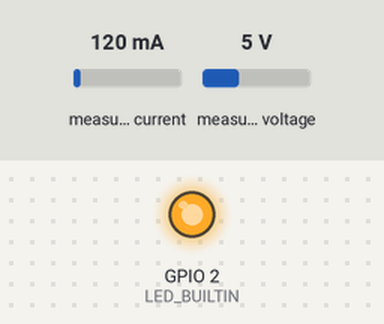
The sketch below on a simulated ESP32. On the bench: output pins drawn as LEDs (lit = HIGH). Inputs (shaded band) come from the test bench; at power-on: measured current 120 mA, measured voltage 5 V. WiFi joins after 1.5 s; servers stay silent unless stated; uploads are accepted with an empty reply; what the sketch prints to the serial monitor is not drawn.

Above: at 18.9 s.
Timing chart, 0 to 22.9 s (numbered marks = the images above):
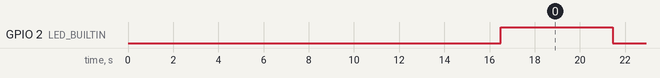

Measured:
- by itself, GPIO 2 (LED_BUILTIN): alternates HIGH for 0.10 s and LOW for 4.8 s

The sketch:

IoTSinglePhaseLoadMonitorESP32.ino
```cpp
#include <WiFi.h>
#include <HTTPClient.h>
#include <PZEM004Tv30.h>
#include <Wire.h>

// Initialize PZEM objects with hardware serial and pins
HardwareSerial mySerial1(1);
HardwareSerial mySerial2(2);
HardwareSerial mySerial3(3);
HardwareSerial mySerial4(4);
HardwareSerial mySerial5(5);

PZEM004Tv30 pzem1(mySerial1, 16, 17);
PZEM004Tv30 pzem2(mySerial2, 18, 19);
PZEM004Tv30 pzem3(mySerial3, 21, 22);
PZEM004Tv30 pzem4(mySerial4, 23, 25);
PZEM004Tv30 pzem5(mySerial5, 26, 27);

#define WIFI_SSID "PGCJio"
#define WIFI_PASSWORD "987654321"
#define LED_BUILTIN 2

void setup() {
    Serial.begin(9600);

    // Initialize LED pin if available on your ESP32 module
    #ifdef LED_BUILTIN
    pinMode(LED_BUILTIN, OUTPUT);
    #endif

    WiFi.begin(WIFI_SSID, WIFI_PASSWORD);
    Serial.print("Connecting to Wi-Fi");
    while (WiFi.status() != WL_CONNECTED) {
        Serial.print(".");
        delay(300);
    }
    Serial.println();
    Serial.print("Connected with IP: ");
    Serial.println(WiFi.localIP());
    Serial.println();

    // Turn on LED if available
    #ifdef LED_BUILTIN
    digitalWrite(LED_BUILTIN, LOW);
    delay(15000);
    digitalWrite(LED_BUILTIN, HIGH);
    #endif
}

void loop() {
    if (WiFi.status() == WL_CONNECTED) {
        HTTPClient http;

        float voltage[5], current[5], power[5], energy[5], frequency[5], pf[5];

        voltage[0] = pzem1.voltage();   current[0] = pzem1.current();   power[0] = pzem1.power();   energy[0] = pzem1.energy();   frequency[0] = pzem1.frequency();   pf[0] = pzem1.pf();
        voltage[1] = pzem2.voltage();  current[1] = pzem2.current();  power[1] = pzem2.power();  energy[1] = pzem2.energy();  frequency[1] = pzem2.frequency();  pf[1] = pzem2.pf();
        voltage[2] = pzem3.voltage();  current[2] = pzem3.current();  power[2] = pzem3.power();  energy[2] = pzem3.energy();  frequency[2] = pzem3.frequency();  pf[2] = pzem3.pf();
        voltage[3] = pzem4.voltage();  current[3] = pzem4.current();  power[3] = pzem4.power();  energy[3] = pzem4.energy();  frequency[3] = pzem4.frequency();  pf[3] = pzem4.pf();
        voltage[4] = pzem5.voltage();  current[4] = pzem5.current();  power[4] = pzem5.power();  energy[4] = pzem5.energy();  frequency[4] = pzem5.frequency();  pf[4] = pzem5.pf();

        String postData = "";
        for (int i = 0; i < 5; i++) {
            postData += "Voltage" + String(i+1) + "=" + String(voltage[i]) + "&";
            postData += "Current" + String(i+1) + "=" + String(current[i]) + "&";
            postData += "Power" + String(i+1) + "=" + String(power[i]) + "&";
            postData += "Frequency" + String(i+1) + "=" + String(frequency[i]) + "&";
            postData += "PowerFactor" + String(i+1) + "=" + String(pf[i]) + "&";
            postData += "Energy" + String(i+1) + "=" + String(energy[i]) + "&";
        }
        postData.remove(postData.length() - 1); // Remove the last "&"

        Serial.println("Starting HTTP request...");

        http.begin("http://pgcresearch.co.in/PG/RengaIllam/InsertDBRegaIllam.php");
        http.addHeader("Content-Type", "application/x-www-form-urlencoded");

        int httpCode = http.POST(postData);
        if (httpCode > 0) {
            String payload = http.getString();
            Serial.println(httpCode);
            Serial.println(payload);
            Serial.println(postData);
        } else {
            Serial.print("Error on HTTP request: ");
            Serial.println(httpCode);

        }

        http.end();
        delay(3900);
        digitalWrite(LED_BUILTIN, 1);
        delay(100);
        digitalWrite(LED_BUILTIN, 0);

    } else {
        Serial.println("WiFi not connected");
    }
}
```
